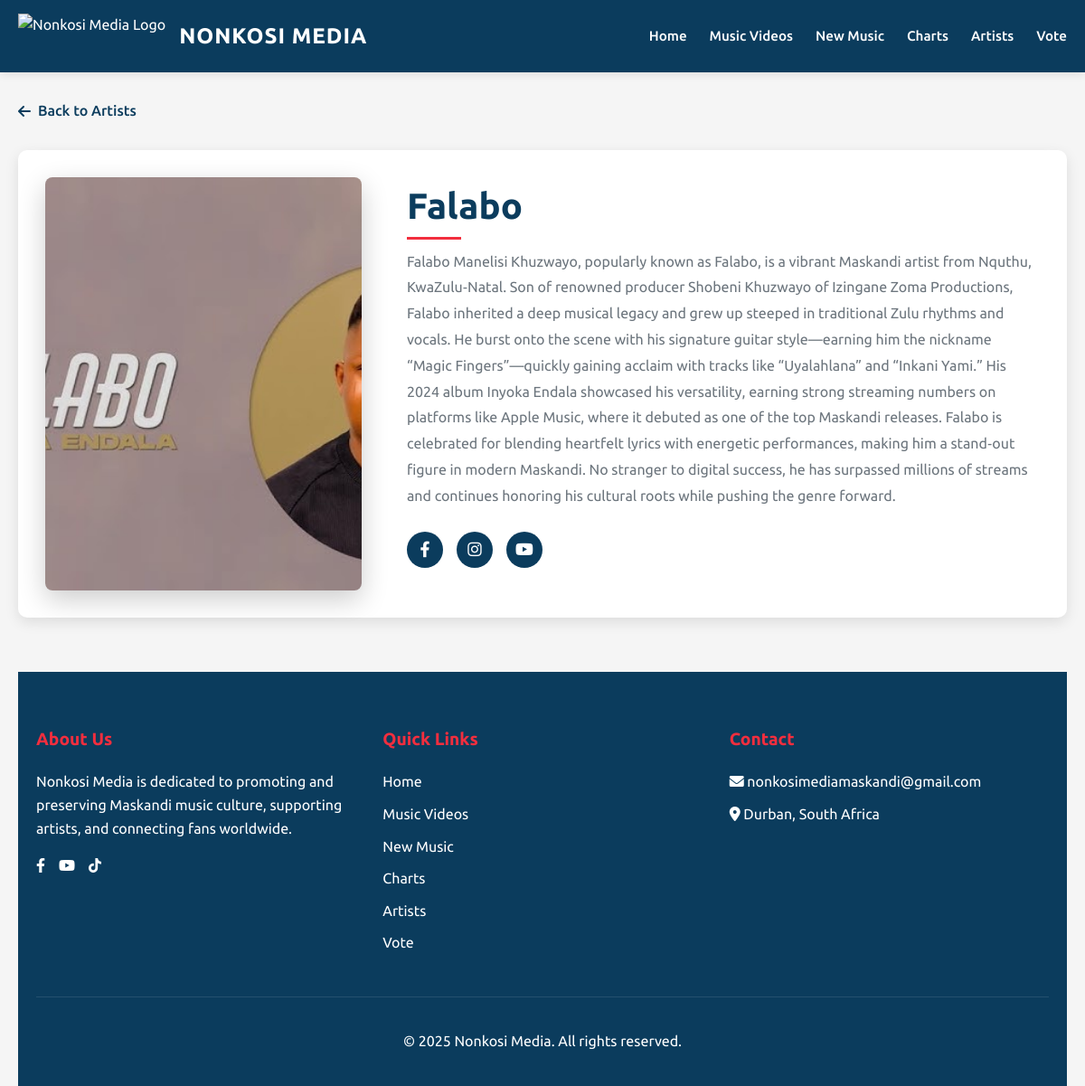
Page /artist/7 on the committed database.
### app.py (models this page shows)
class Artist(db.Model):
    id = db.Column(db.Integer, primary_key=True)
    name = db.Column(db.String(100), nullable=False)
    bio = db.Column(db.Text, nullable=False)
    image = db.Column(db.String(20), nullable=False, default='artist_default.jpg')
    social_media = db.Column(db.JSON)
    songs = db.relationship('Song', backref='artist', lazy=True)
    gigs = db.relationship('Gig', backref='artist', lazy=True)

### app.py (the view)
@app.route('/artist/<int:artist_id>')
def artist_detail(artist_id):
    artist = Artist.query.get_or_404(artist_id)
    top_songs = Song.query.filter_by(artist_id=artist.id)\
                         .order_by(Song.chart_position)\
                         .limit(5)\
                         .all()
    upcoming_gigs = Gig.query.filter(
        Gig.artist_id == artist.id,
        Gig.date >= datetime.utcnow()
    ).order_by(Gig.date).all()
    return render_template('artist_detail.html',
                         artist=artist,
                         top_songs=top_songs,
                         upcoming_gigs=upcoming_gigs)

### app.py (called while the page is built)
@app.context_processor
def inject_datetime():
    return {'datetime': datetime}

### templates/artist_detail.html (shortened to what this page needs)
<!DOCTYPE html>
<html lang="en">
<head>
  <link rel="stylesheet" href="https://cdnjs.cloudflare.com/ajax/libs/font-awesome/6.0.0/css/all.min.css">
</head>
<body>
<header class="site-header">
  <div class="container header-content">
    <div class="logo-container">
      <img src="{{ url_for('static', filename='uploads/profile_pics/NonkosiLogopng.png') }}"
           alt="Nonkosi Media Logo"
           class="logo-img"/>
      <a href="/" class="logo-text">NONKOSI MEDIA</a>
    </div>
    <nav class="main-nav">
      <a href="/">Home</a>
     <a href="/music_videos">Music Videos</a>
      <a href="/new_music">New Music</a>
      <a href="/charts">Charts</a>
      <a href="/artists">Artists</a>
      <a href="/vote">Vote</a>
    </nav>
  </div>
</header>
  <div class="container">
    <a href="/artists" class="back-link fade-in">
      <i class="fas fa-arrow-left"></i> Back to Artists
    </a>
    <div class="artist-header fade-in">
      <div class="artist-image">
        <img src="{{ url_for('static', filename='uploads/profile_pics/' + artist.image) }}"
             alt="{{ artist.name }}">
      </div>
      <div class="artist-info">
        <h1 class="artist-name">{{ artist.name }}</h1>
        <div class="artist-bio">
          {{ artist.bio }}
        </div>
        <div class="social-links">
          {% if artist.social_media.facebook %}
          <a href="{{ artist.social_media.facebook }}" class="social-link" target="_blank">
            <i class="fab fa-facebook-f"></i>
          </a>
          {% endif %}
          {% if artist.social_media.instagram %}
          <a href="{{ artist.social_media.instagram }}" class="social-link" target="_blank">
            <i class="fab fa-instagram"></i>
          </a>
          {% endif %}
          {% if artist.social_media.youtube %}
          <a href="{{ artist.social_media.youtube }}" class="social-link" target="_blank">
            <i class="fab fa-youtube"></i>
          </a>
          {% endif %}
        </div>
      </div>
    </div>
  <footer class="site-footer">
    <div class="container">
      <div class="footer-content">
        <div class="footer-column">
          <h3>About Us</h3>
          <p>Nonkosi Media is dedicated to promoting and preserving Maskandi music culture, supporting artists, and connecting fans worldwide.</p>
          <div class="social-links">
          <a href="https://www.facebook.com/profile.php?id=61577979508300" aria-label="Facebook"><i class="fab fa-facebook-f"></i></a>
          <a href="https://www.youtube.com/@NonkosiMedia-v6g" aria-label="YouTube"><i class="fab fa-youtube"></i></a>
          <a href="https://www.tiktok.com/@nonkosi232?_t=ZM-8xdk3MdHvlA&_r=1" aria-label="TikTok"><i class="fab fa-tiktok"></i></a>
        </div>
        </div>
        <div class="footer-column">
          <h3>Quick Links</h3>
           <ul>
          <li><a href="/">Home</a></li>
           <li><a href="/music_videos">Music Videos</a></li>
          <li><a href="/new_music">New Music</a></li>
          <li><a href="/charts">Charts</a></li>
          <li><a href="/artists">Artists</a></li>
          <li><a href="/vote">Vote</a></li>
        </ul>
        </div>
        <div class="footer-column">
          <h3>Contact</h3>
          <ul>
          <li><i class="fas fa-envelope"></i> nonkosimediamaskandi@gmail.com</li>
          <li><i class="fas fa-map-marker-alt"></i> Durban, South Africa</li>
        </ul>
        </div>
      </div>
      <div class="copyright">
        <p>&copy; 2025 Nonkosi Media. All rights reserved.</p>
      </div>
    </div>
  </footer>
</body>
</html>

### templates/artist_detail.html (style rules this page uses)
:root { --primary: #0b3c5d; --secondary: #f22e3e; --dark: #222; --light: #f5f5f5; --accent: #103b6f; --gray: #6c757d; }
body { font-family: 'Ubuntu', sans-serif; margin: 0; padding: 0; color: var(--dark); line-height: 1.6; background-color: var(--light); }
.container { max-width: 1200px; margin: 0 auto; padding: 0 20px; }
.site-header { background-color: var(--primary); color: white; padding: 15px 0; box-shadow: 0 2px 10px rgba(0,0,0,0.1); position: sticky; top: 0; z-index: 1000; }
.header-content { display: flex; justify-content: space-between; align-items: center; }
.logo-container { display: flex; align-items: center; gap: 15px; }
.logo-img { height: 50px; width: auto; object-fit: contain; }
.logo-text { font-size: 1.5em; font-weight: 700; letter-spacing: 1px; color: white; text-decoration: none; }
.main-nav { display: flex; gap: 25px; }
.main-nav a { color: white; text-decoration: none; font-weight: 500; padding: 5px 0; position: relative; transition: color 0.3s; font-size: 0.95rem; }
.main-nav a::after { content: ''; position: absolute; bottom: 0; left: 0; width: 0; height: 2px; background-color: var(--secondary); transition: width 0.3s; }
.back-link { display: inline-flex; align-items: center; margin: 30px 0; color: var(--primary); text-decoration: none; font-weight: 500; transition: all 0.3s; }
.back-link i { margin-right: 8px; }
.artist-header { display: flex; gap: 50px; margin-bottom: 60px; flex-wrap: wrap; background: white; border-radius: 10px; padding: 30px; box-shadow: 0 5px 15px rgba(0,0,0,0.1); }
.artist-image { flex: 0 0 350px; border-radius: 8px; overflow: hidden; box-shadow: 0 10px 30px rgba(0,0,0,0.2); }
.artist-image img { width: 100%; height: 100%; object-fit: cover; transition: transform 0.5s; }
.artist-info { flex: 1; min-width: 300px; }
.artist-name { font-size: 2.5rem; margin: 0 0 15px; color: var(--primary); position: relative; display: inline-block; }
.artist-name::after { content: ''; position: absolute; bottom: -5px; left: 0; width: 60px; height: 3px; background: var(--secondary); }
.artist-bio { margin-bottom: 25px; line-height: 1.8; color: var(--gray); }
.social-links { display: flex; gap: 15px; margin-bottom: 25px; }
.social-link { display: inline-flex; align-items: center; justify-content: center; width: 40px; height: 40px; background: var(--primary); color: white; border-radius: 50%; text-decoration: none; transition: all 0.3s; font-size: 1.1rem; }
.site-footer { background-color: var(--primary); color: white; padding: 40px 0 20px; margin-top: 60px; }
.footer-content { display: grid; grid-template-columns: repeat(auto-fit, minmax(200px, 1fr)); gap: 30px; margin-bottom: 30px; }
.footer-column h3 { color: var(--secondary); margin-bottom: 20px; font-size: 1.2em; }
.footer-column ul { list-style: none; padding: 0; }
.footer-column ul li { margin-bottom: 10px; }
.footer-column a { color: white; text-decoration: none; transition: color 0.3s; }
.copyright { text-align: center; padding-top: 20px; border-top: 1px solid rgba(255,255,255,0.1); }
.fade-in { animation: fadeIn 0.8s ease-out forwards; }

### rows in the picture
Artist: image+name (picture), name "Falabo", bio "Falabo Manelisi Khuzwayo, popularly known as Falabo, is a vibrant Maskandi artist from Nquthu, KwaZulu‑Natal. Son of renowned producer Shobeni Khuzwayo of Izingane Zoma Productions, Falabo inherited a deep musical legacy and grew up steeped in traditional Zulu rhythms and vocals. He burst onto the scene with his signature guitar style—earning him the nickname “Magic Fingers”—quickly gaining acclaim with tracks like “Uyalahlana” and “Inkani Yami.” His 2024 album Inyoka Endala showcased his versatility, earning strong streaming numbers on platforms like Apple Music, where it debuted as one of the top Maskandi releases. Falabo is celebrated for blending heartfelt lyrics with energetic…"
